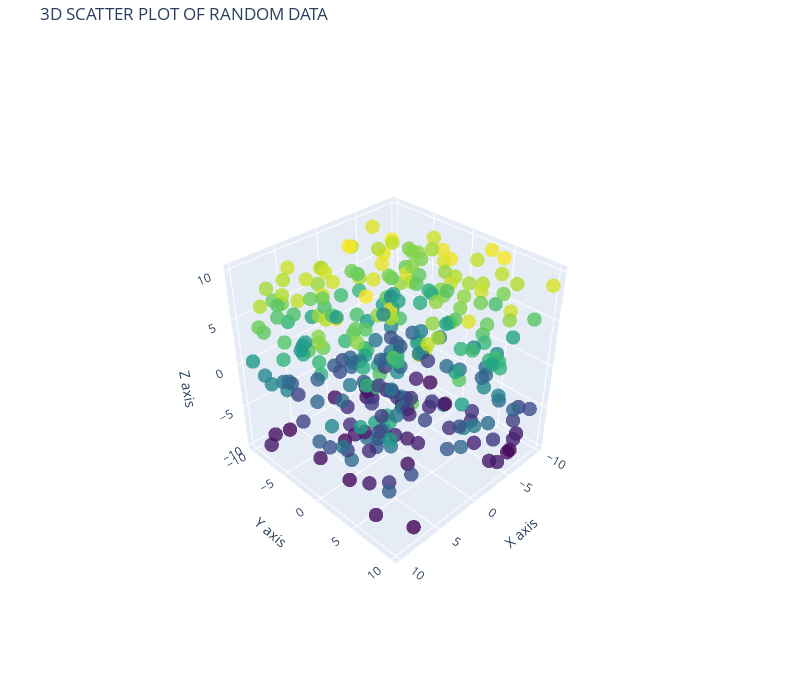

Notebook code for this chart:
### Markdown cell above
# #PLOTLY ASSIGNMENT

### Code cell
#1. Using the given dataset, to generate a 3D scatter plot to visualize the distribution of data points in a three
#dimensional space.

np.random.seed(30)
data = {'X': np.random.uniform(-10, 10, 300),
        'Y': np.random.uniform(-10, 10, 300),
        'Z': np.random.uniform(-10, 10, 300)}
df = pd.DataFrame(data)

fig=go.Figure()
fig.add_trace(go.Scatter3d(x=df.X, y=df.Y,z=df.Z,mode='markers',marker=dict(size=5,color=df.Z, colorscale='Viridis'
                          ,opacity=0.8)))
fig.update_layout(title='3D SCATTER PLOT OF RANDOM DATA' , scene=dict(xaxis_title='X axis',
                yaxis_title='Y axis', zaxis_title='Z axis'),width=800,height=700,margin=dict(r=20,b=10,l=10,t=40))
fig.show()

### Figure 1 — Plotly figure (JSON) as saved in the notebook; plotly's stock layout.template omitted (floating-point values rounded to 4 significant figures; data arrays with more than 128 entries replaced by an {"elided": "..."} marker saying what was removed)
{"data": [{"marker": {"color": {"elided": "300 float values"}, "colorscale": [[0, "#440154"], [0.1111, "#482878"], [0.2222, "#3e4989"], [0.3333, "#31688e"], [0.4444, "#26828e"], [0.5556, "#1f9e89"], [0.6667, "#35b779"], [0.7778, "#6ece58"], [0.8889, "#b5de2b"], [1, "#fde725"]], "opacity": 0.8, "size": 5}, "mode": "markers", "type": "scatter3d", "x": {"elided": "300 float values"}, "y": {"elided": "300 float values"}, "z": {"elided": "300 float values"}}], "layout": {"height": 700, "margin": {"b": 10, "l": 10, "r": 20, "t": 40}, "scene": {"aspectmode": "auto", "aspectratio": {"x": 0.9933, "y": 1.007, "z": 0.9996}, "camera": {"center": {"x": 0, "y": 0, "z": 0}, "eye": {"x": 2.029, "y": 2.029, "z": 2.029}, "projection": {"type": "perspective"}, "up": {"x": 0, "y": 0, "z": 1}}, "xaxis": {"title": {"text": "X axis"}, "type": "linear"}, "yaxis": {"title": {"text": "Y axis"}, "type": "linear"}, "zaxis": {"title": {"text": "Z axis"}, "type": "linear"}}, "title": {"text": "3D SCATTER PLOT OF RANDOM DATA"}, "width": 800}}
